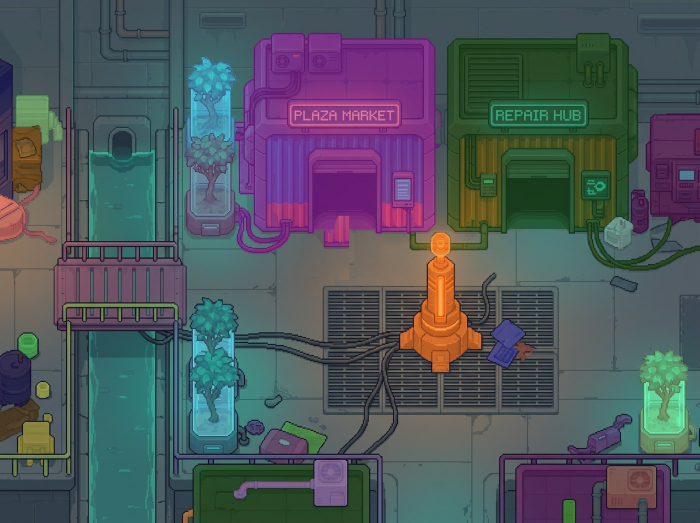
#> input picture docs/art-options/v3/anchorroom/census-r0.jpg, 1400 x 1045 px, given in place of nbp-scifi-anchor-clean.png, which was not available (shown at 1/2 size)
$ python perspective.py
#> lines starting #> are read from the running program, lines starting #| are printed output that depends on the picture; pictures that were not available may be replaced by others from this repository, and a replacement may not be noted
"""Perspective detectors for axis-aligned 3/4 camera verification.

Two detectors:
  (a) Edge-orientation histogram: LSD or HoughLinesP long segments,
      fraction within 5 degrees of 0/90 = axis-alignment score.
  (b) Vanishing-point RANSAC on off-axis segments: axis-aligned scenes
      have VPs at or near infinity.

Outputs persp-scores.json with per-image results.

Usage:
  python perspective.py --repo /path/to/emberwood
  # or import and call: score_image(path) -> dict
"""
import argparse
import json
import math
import os

import cv2
import numpy as np


def _detect_segments(gray):
    """Detect line segments using LSD (preferred) or HoughLinesP fallback."""
    try:
        lsd = cv2.createLineSegmentDetector(0)
        lines, widths, precs, nfas = lsd.detect(gray)
        if lines is None:
            return np.empty((0, 4))
        return lines.reshape(-1, 4)
    except Exception:
        pass

    edges = cv2.Canny(gray, 50, 150)
    raw = cv2.HoughLinesP(edges, 1, np.pi / 180, 50,
                          minLineLength=30, maxLineGap=10)
    if raw is None:
        return np.empty((0, 4))
    return raw.reshape(-1, 4).astype(np.float64)


def _segment_length(seg):
    return math.hypot(seg[2] - seg[0], seg[3] - seg[1])


def _segment_angle(seg):
    """Angle in degrees [0, 180) from horizontal."""
    dx = seg[2] - seg[0]
    dy = seg[3] - seg[1]
    angle = math.degrees(math.atan2(abs(dy), abs(dx)))
    return angle


def edge_orientation_score(segments, angle_tolerance=5.0, min_length=20):
    """Fraction of segment length within angle_tolerance of 0 or 90 degrees.

    Returns (score, histogram_dict).
    score: 0..1, higher = more axis-aligned.
    """
    total_len = 0.0
    aligned_len = 0.0
    bins = {"horizontal": 0.0, "vertical": 0.0, "diagonal": 0.0}

    for seg in segments:
        length = _segment_length(seg)
        if length < min_length:
            continue
        total_len += length
        angle = _segment_angle(seg)

        if angle <= angle_tolerance or angle >= (90 - angle_tolerance):
            aligned_len += length
            if angle <= angle_tolerance:
                bins["horizontal"] += length
            else:
                bins["vertical"] += length
        elif abs(angle - 90) <= angle_tolerance:
            aligned_len += length
            bins["vertical"] += length
        else:
            bins["diagonal"] += length

    score = aligned_len / total_len if total_len > 0 else 0.0

    if total_len > 0:
        bins = {k: round(v / total_len, 3) for k, v in bins.items()}

    return round(score, 4), bins


def vanishing_point_ransac(segments, img_shape, min_length=30,
                           angle_tolerance=10.0, n_iter=500):
    """RANSAC vanishing point estimation on off-axis segments.

    For axis-aligned scenes, VPs should be at or near infinity (large distance
    from image center).

    Returns dict with vp_distance (px from center), vp_coords, n_offaxis_segments.
    """
    h, w = img_shape[:2]
    cx, cy = w / 2, h / 2

    offaxis = []
    for seg in segments:
        length = _segment_length(seg)
        if length < min_length:
            continue
        angle = _segment_angle(seg)
        if angle_tolerance < angle < (90 - angle_tolerance):
            offaxis.append(seg)

    if len(offaxis) < 3:
        return {
            "vp_distance": float("inf"),
            "vp_coords": None,
            "n_offaxis_segments": len(offaxis),
            "notes": "Too few off-axis segments for RANSAC; scene is strongly axis-aligned",
        }

    offaxis = np.array(offaxis)

    def line_from_segment(seg):
        x1, y1, x2, y2 = seg
        a = y2 - y1
        b = x1 - x2
        c = x2 * y1 - x1 * y2
        return np.array([a, b, c], dtype=np.float64)

    lines = np.array([line_from_segment(s) for s in offaxis])

    best_inliers = 0
    best_vp = None
    rng = np.random.default_rng(42)

    for _ in range(n_iter):
        i, j = rng.choice(len(lines), 2, replace=False)
        l1, l2 = lines[i], lines[j]
        cross = np.cross(l1, l2)
        if abs(cross[2]) < 1e-10:
            continue
        vp = cross[:2] / cross[2]

        inliers = 0
        for k, seg in enumerate(offaxis):
            mx, my = (seg[0] + seg[2]) / 2, (seg[1] + seg[3]) / 2
            dx_seg = seg[2] - seg[0]
            dy_seg = seg[3] - seg[1]
            dx_vp = vp[0] - mx
            dy_vp = vp[1] - my
            len_seg = math.hypot(dx_seg, dy_seg)
            len_vp = math.hypot(dx_vp, dy_vp)
            if len_seg < 1 or len_vp < 1:
                continue
            cos_angle = abs(dx_seg * dx_vp + dy_seg * dy_vp) / (len_seg * len_vp)
            cos_angle = min(cos_angle, 1.0)
            angle_diff = math.degrees(math.acos(cos_angle))
            if angle_diff < 15:
                inliers += 1

        if inliers > best_inliers:
            best_inliers = inliers
            best_vp = vp

    if best_vp is None:
        return {
            "vp_distance": float("inf"),
            "vp_coords": None,
            "n_offaxis_segments": len(offaxis),
            "notes": "RANSAC failed to find consistent VP",
        }

    dist = math.hypot(best_vp[0] - cx, best_vp[1] - cy)
    diag = math.hypot(w, h)

    return {
        "vp_distance": round(dist, 1),
        "vp_distance_normalized": round(dist / diag, 3),
        "vp_coords": [round(best_vp[0], 1), round(best_vp[1], 1)],
        "n_offaxis_segments": len(offaxis),
        "n_inliers": best_inliers,
        "notes": (
            f"VP at {dist:.0f}px from center ({dist/diag:.2f}x diagonal). "
            f"{'Near infinity — strongly axis-aligned.' if dist / diag > 2 else 'VP is close — perspective detected.'}"
        ),
    }


def score_image(path):
    """Score a single image for axis-alignment and VP distance.

    Returns dict with axis_alignment_score, orientation_bins, vp_result.
    """
    img = cv2.imread(path)
    if img is None:
        return {"error": f"Could not load {path}"}

    gray = cv2.cvtColor(img, cv2.COLOR_BGR2GRAY)
    segments = _detect_segments(gray)

    align_score, bins = edge_orientation_score(segments)
    vp = vanishing_point_ransac(segments, img.shape)

    return {
        "path": path,
        "n_segments": len(segments),
        "axis_alignment_score": align_score,
        "orientation_bins": bins,
        "vp": vp,
    }


BENCH_SCENES = {
    "anchorroom": "docs/art-options/nbp-scifi-anchor-clean.png",
    "night-bazaar": "docs/art-options/rooms/night-bazaar/plate.png",
    "plaza-market-inside": "docs/art-options/rooms/plaza-market-inside/plate.png",
}


def run(repo):
    results = {}

    for name, rel in BENCH_SCENES.items():
        path = os.path.join(repo, rel)
        print(f"  {name}: ", end="", flush=True)
        r = score_image(path)
#> in score_image, img is the input picture: shape (1045, 1400, 3); mean B, G, R 92.4, 86.3, 79.1
#> in score_image, `gray = cv2.cvtColor(img, cv2.COLOR_BGR2GRAY)`:
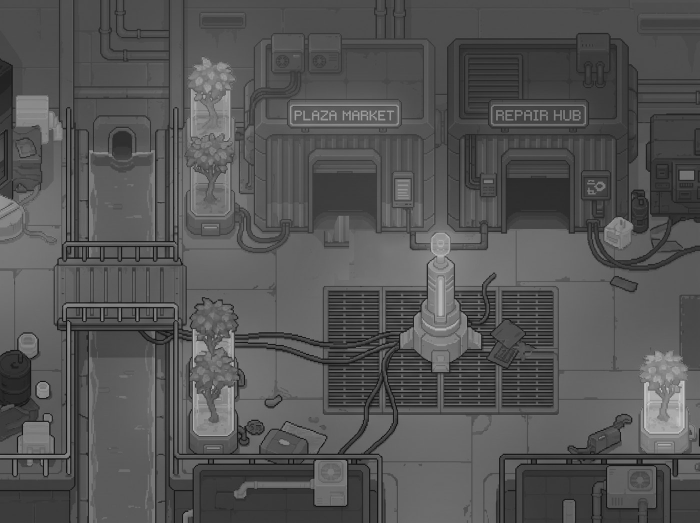
#> gray: shape (1045, 1400) (shown at 1/2 size); min 1, max 210, mean 84.8
#> in _detect_segments, `lines, widths, precs, nfas = lsd.detect(gray)`: lines = 2948 rows, first 6: [97.73, 790.6, 97.72, 770.6], [933.1, 695.6, 932.9, 629.4], [128.1, 909.3, 0.625, 909.3], [73.96, 705.6, 73.98, 676.9], [855.4, 528.1, 855.6, 618.1], [628.4, 923.1, 628.4, 975.6]; widths = 2948 values, max 14.81 at index 1055, min 1.25 at index 486, mean 2.32; precs = 2948 values from 0.125 to 0.125; nfas = None
#> in score_image, `segments = _detect_segments(gray)`: segments has the same summary as lines in _detect_segments
#> the loop in edge_orientation_score, `for seg in segments:` made 2948 passes
#> (seg, length, total_len, dx in _segment_angle, dy in _segment_angle, angle, aligned_len) on passes 1, 2, 3, 4, 5, 6, 8, 9, 10: ([97.73, 790.6, 97.72, 770.6], 20, 20, -0.0111, -20, 89.97, 20), ([933.1, 695.6, 932.9, 629.4], 66.25, 86.25, -0.103, -66.25, 89.91, 86.25), ([128.1, 909.3, 0.625, 909.3], 127.5, 213.8, -127.5, 0.0225, 0.0101, 213.8), ([73.96, 705.6, 73.98, 676.9], 28.75, 242.5, 0.0145, -28.75, 89.97, 242.5), ([855.4, 528.1, 855.6, 618.1], 90, 332.5, 0.168, 90, 89.89, 332.5), ([628.4, 923.1, 628.4, 975.6], 52.5, 385, -0.0502, 52.5, 89.95, 385), ([94.38, 843.5, 50.62, 843.2], 43.76, 428.8, -43.76, -0.257, 0.336, 428.8), ([35.82, 874.4, 35.85, 904.4], 30, 458.8, 0.0293, 30, 89.94, 458.8), ([466.9, 718.1, 466.9, 665.6], 52.5, 511.3, 0.02, -52.5, 89.98, 511.3)
#> (length, total_len, angle, aligned_len) on passes 61, 62, 63, 64, 66, 68: (28.75, 4422.6, 89.85, 4422.6), (23.75, 4446.4, 89.98, 4446.4), (36.25, 4482.7, 0.0799, 4482.7), (200, 4682.7, 0.0617, 4682.7), (23.87, 4706.5, 4.6, 4706.5), (85, 4791.5, 89.96, 4791.5)
#> after the loop in edge_orientation_score, `for seg in segments:`: aligned_len = 107918.8; bins = {'horizontal': 53719.4, 'vertical': 54199.3, 'diagonal': 3430.4}; total_len = 111349.1
#> in edge_orientation_score, `score = aligned_len / total_len if total_len > 0 else 0.0`: score = 0.969
#> in edge_orientation_score, `bins = {k: round(v / total_len, 3) for k, v in bins.items()}`: bins = {'horizontal': 0.482, 'vertical': 0.487, 'diagonal': 0.031}
#> in score_image, `align_score, bins = edge_orientation_score(segments)`: align_score = 0.969
#> the loop in vanishing_point_ransac, `for seg in segments:` made 2948 passes
#> (seg, length) on passes 1, 4, 7: ([97.73, 790.6, 97.72, 770.6], 20), ([73.96, 705.6, 73.98, 676.9], 28.75), ([72.64, 770.6, 72.71, 789.4], 18.75)
        r["scene"] = name
        results[name] = r
        print(f"align={r['axis_alignment_score']}, "
              f"VP dist={r['vp']['vp_distance']}, "
              f"off-axis={r['vp']['n_offaxis_segments']}")
#| align=0.9692, VP dist=490.2, off-axis=35
#> pass 2 of the loop in run, `for name, rel in BENCH_SCENES.items():`:
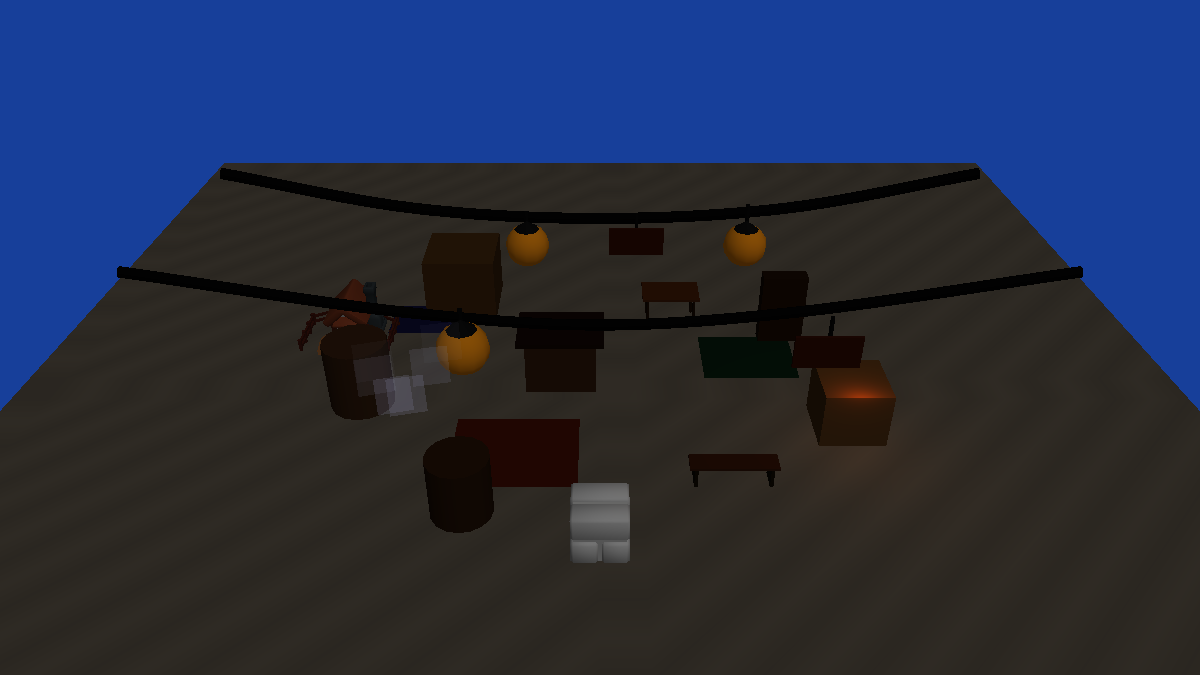
#> input picture docs/art-options/synth3d/plate.png, 1200 x 675 px, found by its file name
#> in score_image, img is the input picture: shape (675, 1200, 3); mean B, G, R 69.1, 45.2, 36.4
#> in score_image (call 2), `gray = cv2.cvtColor(img, cv2.COLOR_BGR2GRAY)`:
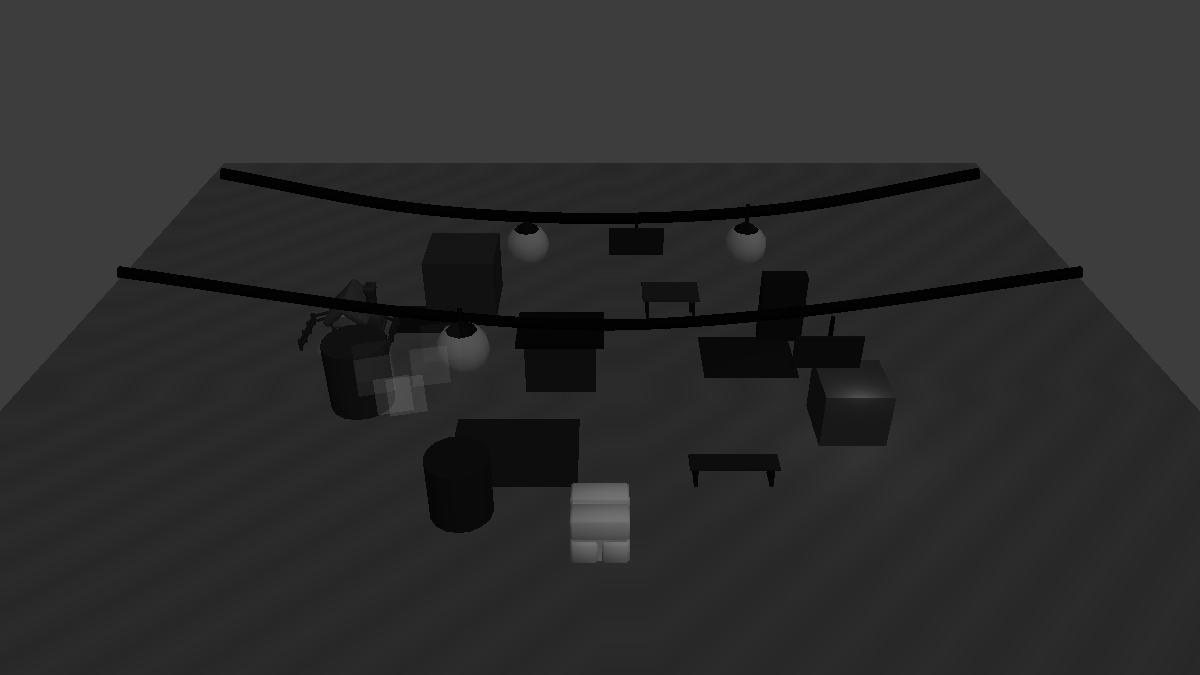
#> gray: shape (675, 1200); min 1, max 114, mean 45.3
#> the loop in edge_orientation_score (call 2), `for seg in segments:` made 153 passes
#> seg on passes 1 to 3: [538.1, 231.8, 524.2, 234.6], [756.7, 232.3, 749, 233.9], [471.8, 335.1, 457.9, 338.3]
#> the loop in vanishing_point_ransac (call 2), `for seg in segments:` made 153 passes
#| align=0.4661, VP dist=780.3, off-axis=10

    prompt_dir = os.path.join(repo, "docs/art-options/bench/prompt/perspective")
    if os.path.isdir(prompt_dir):
        for fn in sorted(os.listdir(prompt_dir)):
            if fn.lower().endswith((".png", ".jpg", ".jpeg")):
                path = os.path.join(prompt_dir, fn)
                name = os.path.splitext(fn)[0]
                print(f"  [prompt] {name}: ", end="", flush=True)
                r = score_image(path)
                r["scene"] = f"prompt/{name}"
                results[f"prompt/{name}"] = r
                print(f"align={r['axis_alignment_score']}, "
                      f"VP dist={r['vp']['vp_distance']}")

    out_path = os.path.join(repo, "docs/art-options/bench/depth", "persp-scores.json")
    with open(out_path, "w") as f:
        json.dump(results, f, indent=2, default=str)
    print(f"\nWrote {out_path}")

    return results


if __name__ == "__main__":
    parser = argparse.ArgumentParser()
    parser.add_argument("--repo", default=".")
    args = parser.parse_args()
    run(args.repo)
